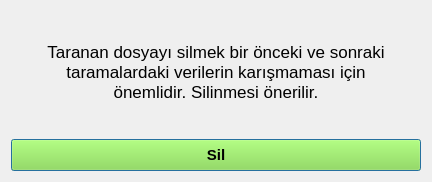
<?xml version="1.0" encoding="UTF-8"?>
<ui version="4.0">
 <class>dosya_silme_onay</class>
 <widget class="QDialog" name="dosya_silme_onay">
  <property name="geometry">
   <rect>
    <x>0</x>
    <y>0</y>
    <width>432</width>
    <height>182</height>
   </rect>
  </property>
  <property name="minimumSize">
   <size>
    <width>432</width>
    <height>182</height>
   </size>
  </property>
  <property name="maximumSize">
   <size>
    <width>432</width>
    <height>182</height>
   </size>
  </property>
  <property name="windowTitle">
   <string>Dosya Silme Onay</string>
  </property>
  <layout class="QGridLayout" name="gridLayout_2">
   <item row="0" column="0" colspan="2">
    <widget class="QLabel" name="label">
     <property name="font">
      <font>
       <pointsize>13</pointsize>
       <weight>50</weight>
       <bold>false</bold>
      </font>
     </property>
     <property name="text">
      <string>Taranan dosyayı silmek bir önceki ve sonraki
taramalardaki verilerin karışmaması için
önemlidir. Silinmesi önerilir.</string>
     </property>
     <property name="alignment">
      <set>Qt::AlignCenter</set>
     </property>
    </widget>
   </item>
   <item row="1" column="0" colspan="2">
    <widget class="QPushButton" name="deleteButton">
     <property name="minimumSize">
      <size>
       <width>12</width>
       <height>32</height>
      </size>
     </property>
     <property name="palette">
      <palette>
       <active>
        <colorrole role="WindowText">
         <brush brushstyle="SolidPattern">
          <color alpha="255">
           <red>0</red>
           <green>0</green>
           <blue>0</blue>
          </color>
         </brush>
        </colorrole>
        <colorrole role="Button">
         <brush brushstyle="SolidPattern">
          <color alpha="255">
           <red>138</red>
           <green>226</green>
           <blue>52</blue>
          </color>
         </brush>
        </colorrole>
        <colorrole role="Light">
         <brush brushstyle="SolidPattern">
          <color alpha="255">
           <red>198</red>
           <green>255</green>
           <blue>143</blue>
          </color>
         </brush>
        </colorrole>
        <colorrole role="Midlight">
         <brush brushstyle="SolidPattern">
          <color alpha="255">
           <red>168</red>
           <green>240</green>
           <blue>97</blue>
          </color>
         </brush>
        </colorrole>
        <colorrole role="Dark">
         <brush brushstyle="SolidPattern">
          <color alpha="255">
           <red>69</red>
           <green>113</green>
           <blue>26</blue>
          </color>
         </brush>
        </colorrole>
        <colorrole role="Mid">
         <brush brushstyle="SolidPattern">
          <color alpha="255">
           <red>92</red>
           <green>151</green>
           <blue>34</blue>
          </color>
         </brush>
        </colorrole>
        <colorrole role="Text">
         <brush brushstyle="SolidPattern">
          <color alpha="255">
           <red>0</red>
           <green>0</green>
           <blue>0</blue>
          </color>
         </brush>
        </colorrole>
        <colorrole role="BrightText">
         <brush brushstyle="SolidPattern">
          <color alpha="255">
           <red>255</red>
           <green>255</green>
           <blue>255</blue>
          </color>
         </brush>
        </colorrole>
        <colorrole role="ButtonText">
         <brush brushstyle="SolidPattern">
          <color alpha="255">
           <red>0</red>
           <green>0</green>
           <blue>0</blue>
          </color>
         </brush>
        </colorrole>
        <colorrole role="Base">
         <brush brushstyle="SolidPattern">
          <color alpha="255">
           <red>255</red>
           <green>255</green>
           <blue>255</blue>
          </color>
         </brush>
        </colorrole>
        <colorrole role="Window">
         <brush brushstyle="SolidPattern">
          <color alpha="255">
           <red>138</red>
           <green>226</green>
           <blue>52</blue>
          </color>
         </brush>
        </colorrole>
        <colorrole role="Shadow">
         <brush brushstyle="SolidPattern">
          <color alpha="255">
           <red>0</red>
           <green>0</green>
           <blue>0</blue>
          </color>
         </brush>
        </colorrole>
        <colorrole role="AlternateBase">
         <brush brushstyle="SolidPattern">
          <color alpha="255">
           <red>196</red>
           <green>240</green>
           <blue>153</blue>
          </color>
         </brush>
        </colorrole>
        <colorrole role="ToolTipBase">
         <brush brushstyle="SolidPattern">
          <color alpha="255">
           <red>255</red>
           <green>255</green>
           <blue>220</blue>
          </color>
         </brush>
        </colorrole>
        <colorrole role="ToolTipText">
         <brush brushstyle="SolidPattern">
          <color alpha="255">
           <red>0</red>
           <green>0</green>
           <blue>0</blue>
          </color>
         </brush>
        </colorrole>
       </active>
       <inactive>
        <colorrole role="WindowText">
         <brush brushstyle="SolidPattern">
          <color alpha="255">
           <red>0</red>
           <green>0</green>
           <blue>0</blue>
          </color>
         </brush>
        </colorrole>
        <colorrole role="Button">
         <brush brushstyle="SolidPattern">
          <color alpha="255">
           <red>138</red>
           <green>226</green>
           <blue>52</blue>
          </color>
         </brush>
        </colorrole>
        <colorrole role="Light">
         <brush brushstyle="SolidPattern">
          <color alpha="255">
           <red>198</red>
           <green>255</green>
           <blue>143</blue>
          </color>
         </brush>
        </colorrole>
        <colorrole role="Midlight">
         <brush brushstyle="SolidPattern">
          <color alpha="255">
           <red>168</red>
           <green>240</green>
           <blue>97</blue>
          </color>
         </brush>
        </colorrole>
        <colorrole role="Dark">
         <brush brushstyle="SolidPattern">
          <color alpha="255">
           <red>69</red>
           <green>113</green>
           <blue>26</blue>
          </color>
         </brush>
        </colorrole>
        <colorrole role="Mid">
         <brush brushstyle="SolidPattern">
          <color alpha="255">
           <red>92</red>
           <green>151</green>
           <blue>34</blue>
          </color>
         </brush>
        </colorrole>
        <colorrole role="Text">
         <brush brushstyle="SolidPattern">
          <color alpha="255">
           <red>0</red>
           <green>0</green>
           <blue>0</blue>
          </color>
         </brush>
        </colorrole>
        <colorrole role="BrightText">
         <brush brushstyle="SolidPattern">
          <color alpha="255">
           <red>255</red>
           <green>255</green>
           <blue>255</blue>
          </color>
         </brush>
        </colorrole>
        <colorrole role="ButtonText">
         <brush brushstyle="SolidPattern">
          <color alpha="255">
           <red>0</red>
           <green>0</green>
           <blue>0</blue>
          </color>
         </brush>
        </colorrole>
        <colorrole role="Base">
         <brush brushstyle="SolidPattern">
          <color alpha="255">
           <red>255</red>
           <green>255</green>
           <blue>255</blue>
          </color>
         </brush>
        </colorrole>
        <colorrole role="Window">
         <brush brushstyle="SolidPattern">
          <color alpha="255">
           <red>138</red>
           <green>226</green>
           <blue>52</blue>
          </color>
         </brush>
        </colorrole>
        <colorrole role="Shadow">
         <brush brushstyle="SolidPattern">
          <color alpha="255">
           <red>0</red>
           <green>0</green>
           <blue>0</blue>
          </color>
         </brush>
        </colorrole>
        <colorrole role="AlternateBase">
         <brush brushstyle="SolidPattern">
          <color alpha="255">
           <red>196</red>
           <green>240</green>
           <blue>153</blue>
          </color>
         </brush>
        </colorrole>
        <colorrole role="ToolTipBase">
         <brush brushstyle="SolidPattern">
          <color alpha="255">
           <red>255</red>
           <green>255</green>
           <blue>220</blue>
          </color>
         </brush>
        </colorrole>
        <colorrole role="ToolTipText">
         <brush brushstyle="SolidPattern">
          <color alpha="255">
           <red>0</red>
           <green>0</green>
           <blue>0</blue>
          </color>
         </brush>
        </colorrole>
       </inactive>
       <disabled>
        <colorrole role="WindowText">
         <brush brushstyle="SolidPattern">
          <color alpha="255">
           <red>69</red>
           <green>113</green>
           <blue>26</blue>
          </color>
         </brush>
        </colorrole>
        <colorrole role="Button">
         <brush brushstyle="SolidPattern">
          <color alpha="255">
           <red>138</red>
           <green>226</green>
           <blue>52</blue>
          </color>
         </brush>
        </colorrole>
        <colorrole role="Light">
         <brush brushstyle="SolidPattern">
          <color alpha="255">
           <red>198</red>
           <green>255</green>
           <blue>143</blue>
          </color>
         </brush>
        </colorrole>
        <colorrole role="Midlight">
         <brush brushstyle="SolidPattern">
          <color alpha="255">
           <red>168</red>
           <green>240</green>
           <blue>97</blue>
          </color>
         </brush>
        </colorrole>
        <colorrole role="Dark">
         <brush brushstyle="SolidPattern">
          <color alpha="255">
           <red>69</red>
           <green>113</green>
           <blue>26</blue>
          </color>
         </brush>
        </colorrole>
        <colorrole role="Mid">
         <brush brushstyle="SolidPattern">
          <color alpha="255">
           <red>92</red>
           <green>151</green>
           <blue>34</blue>
          </color>
         </brush>
        </colorrole>
        <colorrole role="Text">
         <brush brushstyle="SolidPattern">
          <color alpha="255">
           <red>69</red>
           <green>113</green>
           <blue>26</blue>
          </color>
         </brush>
        </colorrole>
        <colorrole role="BrightText">
         <brush brushstyle="SolidPattern">
          <color alpha="255">
           <red>255</red>
           <green>255</green>
           <blue>255</blue>
          </color>
         </brush>
        </colorrole>
        <colorrole role="ButtonText">
         <brush brushstyle="SolidPattern">
          <color alpha="255">
           <red>69</red>
           <green>113</green>
           <blue>26</blue>
          </color>
         </brush>
        </colorrole>
        <colorrole role="Base">
         <brush brushstyle="SolidPattern">
          <color alpha="255">
           <red>138</red>
           <green>226</green>
           <blue>52</blue>
          </color>
         </brush>
        </colorrole>
        <colorrole role="Window">
         <brush brushstyle="SolidPattern">
          <color alpha="255">
           <red>138</red>
           <green>226</green>
           <blue>52</blue>
          </color>
         </brush>
        </colorrole>
        <colorrole role="Shadow">
         <brush brushstyle="SolidPattern">
          <color alpha="255">
           <red>0</red>
           <green>0</green>
           <blue>0</blue>
          </color>
         </brush>
        </colorrole>
        <colorrole role="AlternateBase">
         <brush brushstyle="SolidPattern">
          <color alpha="255">
           <red>138</red>
           <green>226</green>
           <blue>52</blue>
          </color>
         </brush>
        </colorrole>
        <colorrole role="ToolTipBase">
         <brush brushstyle="SolidPattern">
          <color alpha="255">
           <red>255</red>
           <green>255</green>
           <blue>220</blue>
          </color>
         </brush>
        </colorrole>
        <colorrole role="ToolTipText">
         <brush brushstyle="SolidPattern">
          <color alpha="255">
           <red>0</red>
           <green>0</green>
           <blue>0</blue>
          </color>
         </brush>
        </colorrole>
       </disabled>
      </palette>
     </property>
     <property name="font">
      <font>
       <pointsize>11</pointsize>
       <weight>75</weight>
       <bold>true</bold>
      </font>
     </property>
     <property name="text">
      <string>Sil</string>
     </property>
    </widget>
   </item>
  </layout>
 </widget>
 <resources/>
 <connections/>
</ui>
